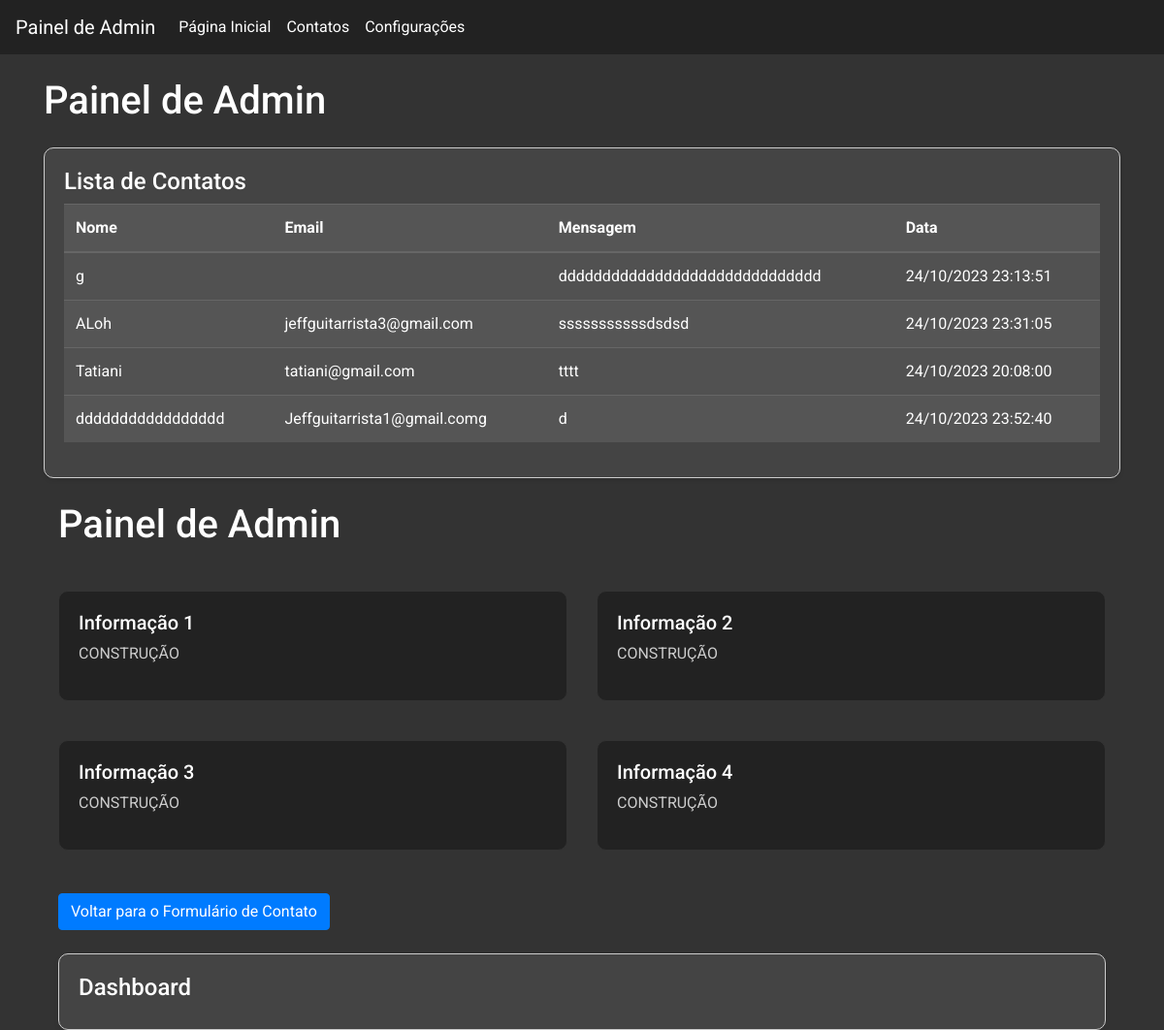
Page /listar_contatos/ (signed in) on the earlier database version.
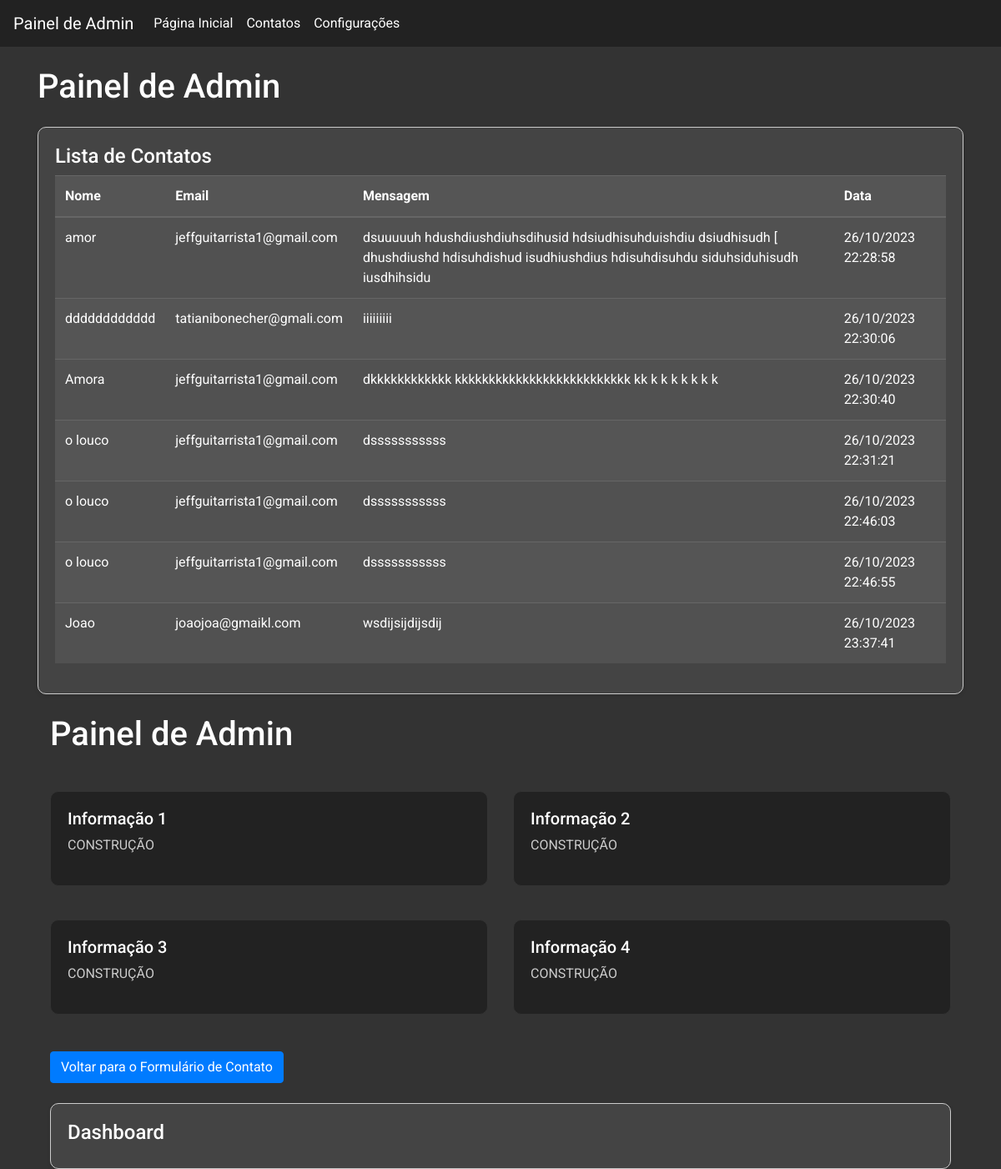
Same page on the later database version.
### produto/models.py (models this page shows, shortened)
class Contato(models.Model):
    nome = models.CharField(max_length=100)
    email = models.EmailField(max_length=100)
    mensagem = models.TextField()
    data_envio = models.DateTimeField(null=True)

### produto/views.py (the view)
# urls.py: path('listar_contatos/', views.listar_contatos, name='listar_contatos'),
@user_passes_test(is_superuser)
def listar_contatos(request):
    contatos = Contato.objects.all()
    return render(request, 'listar.html', {'contatos': contatos})

### produto/views.py (called while the page is built)
def is_superuser(user):
    return user.is_superuser

### produto/templates/listar.html (shortened to what this page needs)
<!DOCTYPE html>
<html lang="pt-BR">
<head>
    <link rel="stylesheet" href="https://stackpath.bootstrapcdn.com/bootstrap/4.5.2/css/bootstrap.min.css">
    <link rel="stylesheet" href="https://cdnjs.cloudflare.com/ajax/libs/font-awesome/5.15.1/css/all.min.css">
</head>
<body>
<nav class="navbar navbar-expand-lg navbar-dark">
    <a class="navbar-brand" href="#">Painel de Admin</a>
    <div class="collapse navbar-collapse" id="navbarNav">
        <ul class="navbar-nav">
            <li class="nav-item active">
                <a class="nav-link" href="#">Página Inicial <span class="sr-only">(current)</span></a>
            </li>
            <li class="nav-item">
                <a class="nav-link" href="#">Contatos</a>
            </li>
            <li class="nav-item">
                <a class="nav-link" href="#">Configurações</a>
            </li>
        </ul>
    </div>
</nav>
<div class="container mt-4">
    <h1>Painel de Admin</h1>
    <div class="row mt-4">
        <div class="col-md-12">
            <div class="dashboard">
                <h2>Lista de Contatos</h2>
                <table class="table table-striped">
                    <thead>
                    <tr>
                        <th>Nome</th>
                        <th>Email</th>
                        <th>Mensagem</th>
                        <th>Data</th>
                    </tr>
                    </thead>
                    <tbody>
                    {% for contato in contatos %}
                        <tr>
                            <td>{{ contato.nome }}</td>
                            <td>{{ contato.email }}</td>
                            <td>{{ contato.mensagem }}</td>
                            <td>{{ contato.data_envio|date:"d/m/Y H:i:s" }}</td>
                        </tr>
                    {% empty %}
                        <tr>
                            <td colspan="4">Nenhum contato encontrado.</td>
                        </tr>
                    {% endfor %}
                    </tbody>
                </table>
            </div>
        </div>
    </div>
    <div class="container mt-4">
        <h1>Painel de Admin</h1>
        <div class="row mt-4">
            <div class="col-md-6">
                <div class="card">
                    <h3>Informação 1 </h3>
                    <p>CONSTRUÇÃO</p>
                </div>
            </div>
            <div class="col-md-6">
                <div class="card">
                    <h3>Informação 2</h3>
                    <p>CONSTRUÇÃO</p>
                </div>
            </div>
            <div class="col-md-6">
                <div class="card">
                    <h3>Informação 3</h3>
                    <p>CONSTRUÇÃO</p>
                </div>
            </div>
            <div class="col-md-6">
                <div class="card">
                    <h3>Informação 4</h3>
                    <p>CONSTRUÇÃO</p>
                </div>
            </div>
        </div>
        <a class="btn btn-primary mt-4" href="{% url 'salvar_contato' %}">Voltar para o Formulário de Contato</a>
        <div class="dashboard mt-4">
            <h2>Dashboard</h2>
        </div>
    </div>
</body>
</html>

### produto/templates/listar.html (style rules this page uses)
body { background-color: #333; color: #fff; font-family: 'Roboto', sans-serif; }
.navbar { background-color: #222; }
.navbar-dark .navbar-nav .nav-link { color: #fff; }
.dashboard { background-color: #444; border: 1px solid #ccc; border-radius: 10px; box-shadow: 0 2px 5px rgba(0, 0, 0, 0.1); padding: 20px; }
.dashboard h2 { font-size: 24px; }
.dashboard .table { background-color: #555; }
.dashboard table th, .dashboard table td { border-color: #666; color: #fff; }
.card { background-color: #222; border: 1px solid #333; border-radius: 10px; padding: 20px; margin: 20px 0; }
.card h3 { font-size: 20px; }
.card p { color: #ccc; }

Differences in the rows shown:
removed Contato: nome "g", mensagem "dddddddddddddddddddddddddddddd", data_envio "24/10/2023 23:13:51"
removed Contato: nome "ALoh", email "jeffguitarrista3@gmail.com", mensagem "sssssssssssdsdsd", data_envio "24/10/2023 23:31:05"
removed Contato: nome "Tatiani", email "tatiani@gmail.com", mensagem "tttt", data_envio "24/10/2023 20:08:00"
removed Contato: nome "ddddddddddddddddd", email "Jeffguitarrista1@gmail.comg", mensagem "d", data_envio "24/10/2023 23:52:40"
added Contato: nome "amor", email "jeffguitarrista1@gmail.com", mensagem "dsuuuuuh hdushdiushdiuhsdihusid hdsiudhisuhduishdiu dsiudhisudh [ dhushdiushd hdisuhdishud isudhiushdius hdisuhdisuhdu siduhsiduhisudh iusdhihsidu", data_envio "26/10/2023 22:28:58"
added Contato: nome "dddddddddddd", email "tatianibonecher@gmali.com", mensagem "iiiiiiiii", data_envio "26/10/2023 22:30:06"
added Contato: nome "Amora", email "jeffguitarrista1@gmail.com", mensagem "dkkkkkkkkkkkk kkkkkkkkkkkkkkkkkkkkkkkkkk kk k k k k k k k", data_envio "26/10/2023 22:30:40"
added Contato: nome "o louco", email "jeffguitarrista1@gmail.com", mensagem "dsssssssssss", data_envio "26/10/2023 22:31:21"
added Contato: nome "o louco", email "jeffguitarrista1@gmail.com", mensagem "dsssssssssss", data_envio "26/10/2023 22:46:03"
added Contato: nome "o louco", email "jeffguitarrista1@gmail.com", mensagem "dsssssssssss", data_envio "26/10/2023 22:46:55"
added Contato: nome "Joao", email "joaojoa@gmaikl.com", mensagem "wsdijsijdijsdij", data_envio "26/10/2023 23:37:41"
